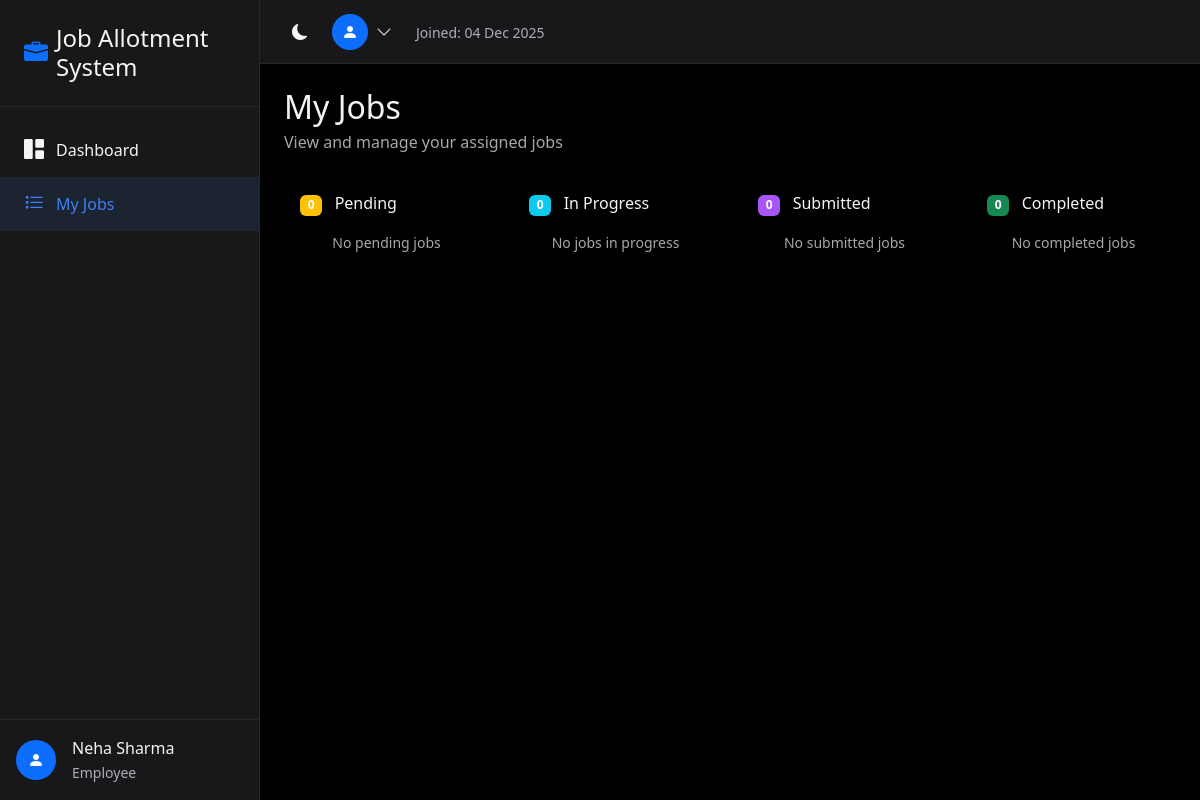
/my-jobs/ (signed in), run on an earlier commit of the app's database.
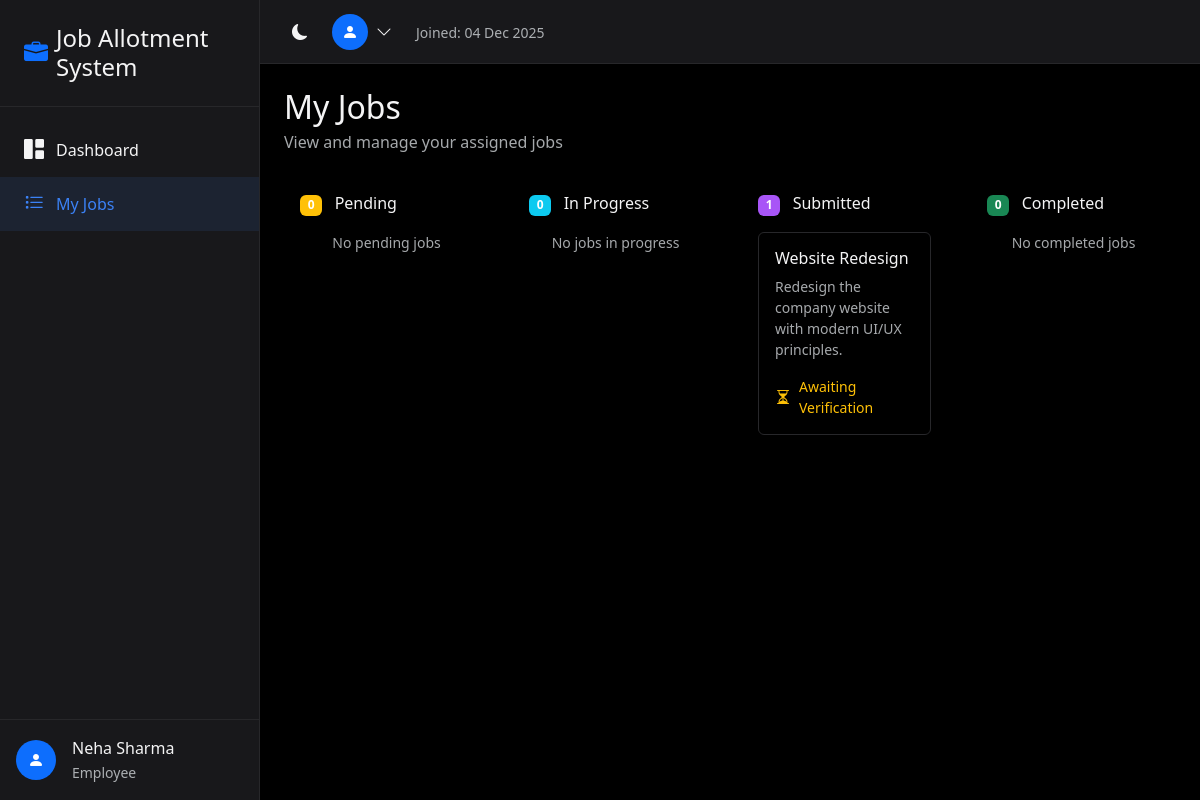
And on a later commit of the database.
### core/models.py (models this page shows, shortened)
class CustomUser(AbstractUser):
    role = models.CharField(
        max_length=20,
        choices=UserRole.choices,
        default=UserRole.EMPLOYEE
    )
    full_name = models.CharField(max_length=255, blank=True)
    phone = models.CharField(max_length=20, blank=True)
    salary = models.DecimalField(
        max_digits=10,
        decimal_places=2,
        default=45000.00
    )
    rating = models.IntegerField(
        default=5,
        validators=[MinValueValidator(1), MaxValueValidator(5)]
    )
    is_deleted = models.BooleanField(default=False)
    created_at = models.DateTimeField(auto_now_add=True)
    updated_at = models.DateTimeField(auto_now=True)
    class Meta:
        ordering = ['-created_at']

class Job(models.Model):
    title = models.CharField(max_length=255)
    description = models.TextField(blank=True)
    assigned_to = models.ForeignKey(
        CustomUser,
        on_delete=models.SET_NULL,
        null=True,
        blank=True,
        related_name='assigned_jobs'
    )
    created_by = models.ForeignKey(
        CustomUser,
        on_delete=models.SET_NULL,
        null=True,
        related_name='created_jobs'
    )
    status = models.CharField(
        max_length=20,
        choices=JobStatus.choices,
        default=JobStatus.PENDING
    )
    due_date = models.DateField(null=True, blank=True)
    created_at = models.DateTimeField(auto_now_add=True)
    updated_at = models.DateTimeField(auto_now=True)
    completed_at = models.DateTimeField(null=True, blank=True)
    class Meta:
        ordering = ['-created_at']

### core/views.py (the view)
# urls.py: path('my-jobs/', views.my_jobs, name='my_jobs'),
@login_required
def my_jobs(request):
    jobs = Job.objects.filter(assigned_to=request.user).select_related('created_by')
    pending_jobs = jobs.filter(status=JobStatus.PENDING)
    in_progress_jobs = jobs.filter(status=JobStatus.IN_PROGRESS)
    submitted_jobs = jobs.filter(status=JobStatus.SUBMITTED)
    verified_jobs = jobs.filter(status=JobStatus.VERIFIED)
    context = {
        'pending_jobs': pending_jobs,
        'in_progress_jobs': in_progress_jobs,
        'submitted_jobs': submitted_jobs,
        'verified_jobs': verified_jobs,
    }
    return render(request, 'my_jobs.html', context)

### templates/my_jobs.html (shortened to what this page needs)
{% extends 'base.html' %}
{% block content %}
<div class="mb-4">
    <h2 class="mb-1">My Jobs</h2>
    <p class="text-muted mb-0">View and manage your assigned jobs</p>
</div>
<div class="row g-4">
    <div class="col-lg-3">
        <div class="kanban-column">
            <div class="d-flex align-items-center justify-content-between mb-3">
                <h6 class="mb-0">
                    <span class="badge bg-warning me-2">{{ pending_jobs.count }}</span>
                    Pending
                </h6>
            </div>
            {% for job in pending_jobs %}
            <div class="card job-card mb-3">
                <div class="card-body">
                    <h6 class="card-title">{{ job.title }}</h6>
                    <p class="card-text small text-muted">{{ job.description|truncatewords:15 }}</p>
                    {% if job.due_date %}
                    <div class="d-flex align-items-center mb-2">
                        <i class="bi bi-calendar-fill me-2 text-muted"></i>
                        <span class="small">{{ job.due_date }}</span>
                    </div>
                    {% endif %}
                    <form method="post" action="{% url 'job_update_status' job.id %}" class="mt-3">
                        {% csrf_token %}
                        <input type="hidden" name="status" value="IN_PROGRESS">
                        <button type="submit" class="btn btn-sm btn-primary w-100">
                            <i class="bi bi-play-fill me-1"></i>Start Working
                        </button>
                    </form>
                </div>
            </div>
            {% empty %}
            <p class="text-muted text-center small">No pending jobs</p>
            {% endfor %}
        </div>
    </div>
    <div class="col-lg-3">
        <div class="kanban-column">
            <div class="d-flex align-items-center justify-content-between mb-3">
                <h6 class="mb-0">
                    <span class="badge bg-info me-2">{{ in_progress_jobs.count }}</span>
                    In Progress
                </h6>
            </div>
            {% for job in in_progress_jobs %}
            <div class="card job-card mb-3">
                <div class="card-body">
                    <h6 class="card-title">{{ job.title }}</h6>
                    <p class="card-text small text-muted">{{ job.description|truncatewords:15 }}</p>
                    {% if job.due_date %}
                    <div class="d-flex align-items-center mb-2">
                        <i class="bi bi-calendar-fill me-2 text-muted"></i>
                        <span class="small">{{ job.due_date }}</span>
                    </div>
                    {% endif %}
                    <form method="post" action="{% url 'job_update_status' job.id %}" class="mt-3">
                        {% csrf_token %}
                        <input type="hidden" name="status" value="SUBMITTED">
                        <button type="submit" class="btn btn-sm btn-success w-100">
                            <i class="bi bi-check-lg me-1"></i>Submit for Review
                        </button>
                    </form>
                </div>
            </div>
            {% empty %}
            <p class="text-muted text-center small">No jobs in progress</p>
            {% endfor %}
        </div>
    </div>
    <div class="col-lg-3">
        <div class="kanban-column">
            <div class="d-flex align-items-center justify-content-between mb-3">
                <h6 class="mb-0">
                    <span class="badge me-2" style="background-color: #a855f7 !important;">{{ submitted_jobs.count }}</span>
                    Submitted
                </h6>
            </div>
            {% for job in submitted_jobs %}
            <div class="card job-card mb-3">
                <div class="card-body">
                    <h6 class="card-title">{{ job.title }}</h6>
                    <p class="card-text small text-muted">{{ job.description|truncatewords:15 }}</p>
                    <div class="d-flex align-items-center mt-2">
                        <i class="bi bi-hourglass-split me-2 text-warning"></i>
                        <span class="small text-warning">Awaiting Verification</span>
                    </div>
                </div>
            </div>
            {% empty %}
            <p class="text-muted text-center small">No submitted jobs</p>
            {% endfor %}
        </div>
    </div>
    <div class="col-lg-3">
        <div class="kanban-column">
            <div class="d-flex align-items-center justify-content-between mb-3">
                <h6 class="mb-0">
                    <span class="badge bg-success me-2">{{ verified_jobs.count }}</span>
                    Completed
                </h6>
            </div>
            {% for job in verified_jobs %}
            <div class="card job-card mb-3">
                <div class="card-body">
                    <h6 class="card-title">{{ job.title }}</h6>
                    <p class="card-text small text-muted">{{ job.description|truncatewords:15 }}</p>
                    <div class="d-flex align-items-center mt-2">
                        <i class="bi bi-check-circle-fill me-2 text-success"></i>
                        <span class="small text-success">Verified</span>
                    </div>
                </div>
            </div>
            {% empty %}
            <p class="text-muted text-center small">No completed jobs</p>
            {% endfor %}
        </div>
    </div>
</div>
{% endblock %}

### templates/base.html (shortened to what this page needs)
<!DOCTYPE html>
<html lang="en" data-bs-theme="dark">
<head>
    <link href="https://cdn.jsdelivr.net/npm/bootstrap@5.3.2/dist/css/bootstrap.min.css" rel="stylesheet">
    <link href="https://cdn.jsdelivr.net/npm/bootstrap-icons@1.11.1/font/bootstrap-icons.css" rel="stylesheet">
</head>
<body>
    {% if user.is_authenticated %}
    <aside class="sidebar" id="sidebar">
        <div class="sidebar-header">
            <h4 class="mb-0 d-flex align-items-center">
                <i class="bi bi-briefcase-fill text-primary me-2"></i>
                Job Allotment System
            </h4>
        </div>
        <nav class="sidebar-nav">
            <a href="{% url 'dashboard' %}" class="nav-link {% if request.resolver_match.url_name == 'dashboard' %}active{% endif %}">
                <i class="bi bi-grid-1x2-fill"></i>
                Dashboard
            </a>
            {% if user.role == 'EMPLOYEE' %}
            <a href="{% url 'my_jobs' %}" class="nav-link {% if request.resolver_match.url_name == 'my_jobs' %}active{% endif %}">
                <i class="bi bi-list-task"></i>
                My Jobs
            </a>
            {% endif %}
        </nav>
        <div class="position-absolute bottom-0 start-0 end-0 p-3 border-top" style="border-color: var(--bs-border-color) !important;">
            <div class="d-flex align-items-center">
                <div class="rounded-circle bg-primary d-flex align-items-center justify-content-center" style="width: 40px; height: 40px;">
                    <i class="bi bi-person-fill text-white"></i>
                </div>
                <div class="ms-3">
                    <div class="fw-medium">{{ user.full_name|default:user.username }}</div>
                    <small class="text-muted">{{ user.get_role_display }}</small>
                </div>
            </div>
        </div>
    </aside>
    <div class="main-wrapper">
        <header class="top-header">
            <div class="d-flex align-items-center gap-3">
                <div class="theme-toggle" onclick="toggleTheme()">
                    <i class="bi bi-moon-fill" id="theme-icon"></i>
                </div>
                <div class="dropdown">
                    <div class="user-dropdown d-flex align-items-center" data-bs-toggle="dropdown">
                        <div class="rounded-circle bg-primary d-flex align-items-center justify-content-center" style="width: 36px; height: 36px;">
                            <i class="bi bi-person-fill text-white"></i>
                        </div>
                        <i class="bi bi-chevron-down ms-2"></i>
                    </div>
                </div>
                <div class="ms-2">
                    <span class="text-muted small">Joined: {{ user.date_joined|date:"d M Y" }}</span>
                </div>
            </div>
        </header>
        <main class="main-content">
            {% block content %}{% endblock %}
        </main>
    </div>
    {% else %}
    <main>
        {% block auth_content %}{% endblock %}
    </main>
    {% endif %}
</body>
</html>

### templates/base.html (style rules this page uses)
:root { --sidebar-width: 260px; }
[data-bs-theme="dark"] { --bs-body-bg: #000; --bs-body-color: #f4f4f5; --bs-card-bg: #18181b; --bs-border-color: #27272a; }
body { min-height: 100vh; background-color: var(--bs-body-bg); }
.sidebar { width: var(--sidebar-width); position: fixed; top: 0; left: 0; height: 100vh; background-color: var(--bs-card-bg); border-right: 1px solid var(--bs-border-color); z-index: 10; transition: transform 0.3s ease; }
.sidebar-header { padding: 1.5rem; border-bottom: 1px solid var(--bs-border-color); }
.sidebar-nav { padding: 1rem 0; }
.nav-link { display: flex; align-items: center; padding: 0.75rem 1.5rem; color: var(--bs-body-color); text-decoration: none; transition: all 0.2s; }
.nav-link:hover, .nav-link.active { background-color: rgba(59, 130, 246, 0.1); color: #3b82f6; }
.nav-link i { margin-right: 0.75rem; font-size: 1.25rem; }
.main-wrapper { margin-left: var(--sidebar-width); min-height: 100vh; }
.top-header { height: 64px; background-color: var(--bs-card-bg); border-bottom: 1px solid var(--bs-border-color); display: flex; align-items: center; justify-content: space-between; padding: 0 1.5rem; position: sticky; top: 0; z-index: 999; }
.main-content { padding: 1.5rem; }
.card { background-color: var(--bs-card-bg); border: 1px solid var(--bs-border-color); }
.theme-toggle { cursor: pointer; padding: 0.5rem; border-radius: 0.375rem; transition: background-color 0.2s; }
.kanban-column { min-height: 400px; background-color: rgba(0, 0, 0, 0.2); border-radius: 0.5rem; padding: 1rem; }
.job-card { cursor: pointer; transition: transform 0.2s, box-shadow 0.2s; }
.user-dropdown { cursor: pointer; }

What changed in the data, as far as the page shows it:
now on this page (row edited): Job: title "Website Redesign", description "Redesign the company website with modern UI/UX principles."
Also different on the page:
{{ submitted_jobs.count }}: "0" → "1"
text no longer shown: "No submitted jobs"
